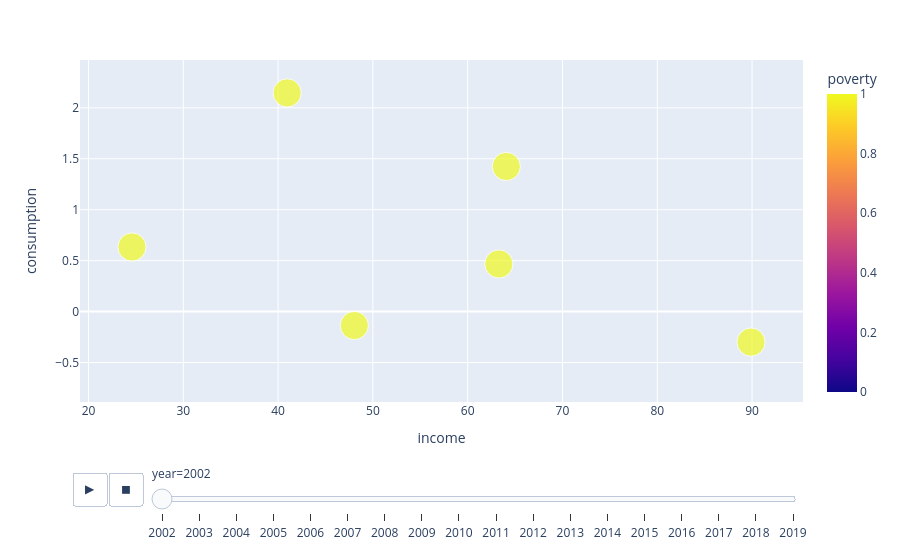

Notebook source saved alongside this figure:
### Code cell
px.scatter(
    hh_panel,
    x="income",
    y="consumption",
    animation_frame="year",
    animation_group="hhid",
    size="poverty",
    hover_name="hhid",
    color="poverty",
)

### Figure 1 — Plotly figure (JSON) as saved in the notebook; plotly's stock layout.template omitted (floating-point values rounded to 4 significant figures)
{"data": [{"hovertemplate": "<b>%{hovertext}</b><br><br>year=2002<br>income=%{x}<br>consumption=%{y}<br>poverty=%{marker.color}<extra></extra>", "hovertext": [0.0, 1.0, 2.0, 3.0, 4.0, 5.0, 6.0, 7.0, 8.0, 9.0], "ids": [0, 1, 2, 3, 4, 5, 6, 7, 8, 9], "legendgroup": "", "marker": {"color": [0.0, 1.0, 0.0, 0.0, 1.0, 1.0, 0.0, 1.0, 1.0, 1.0], "coloraxis": "coloraxis", "size": [0.0, 1.0, 0.0, 0.0, 1.0, 1.0, 0.0, 1.0, 1.0, 1.0], "sizemode": "area", "sizeref": 0.0025, "symbol": "circle"}, "mode": "markers", "name": "", "orientation": "v", "showlegend": false, "type": "scatter", "x": [45.29, 40.96, 41.57, 65.72, 63.29, 48.04, 26.76, 89.89, 64.07, 24.59], "xaxis": "x", "y": [-0.69, 2.146, 1.546, 0.5467, 0.4675, -0.1365, 0.82, -0.2993, 1.424, 0.6342], "yaxis": "y"}], "layout": {"coloraxis": {"colorbar": {"title": {"text": "poverty"}}, "colorscale": [[0, "#0d0887"], [0.1111, "#46039f"], [0.2222, "#7201a8"], [0.3333, "#9c179e"], [0.4444, "#bd3786"], [0.5556, "#d8576b"], [0.6667, "#ed7953"], [0.7778, "#fb9f3a"], [0.8889, "#fdca26"], [1, "#f0f921"]]}, "legend": {"itemsizing": "constant", "tracegroupgap": 0}, "margin": {"t": 60}, "sliders": [{"active": 0, "currentvalue": {"prefix": "year="}, "len": 0.9, "pad": {"b": 10, "t": 60}, "steps": [{"args": [["2002"], {"frame": {"duration": 0, "redraw": false}, "fromcurrent": true, "mode": "immediate", "transition": {"duration": 0, "easing": "linear"}}], "label": "2002", "method": "animate"}, {"args": [["2003"], {"frame": {"duration": 0, "redraw": false}, "fromcurrent": true, "mode": "immediate", "transition": {"duration": 0, "easing": "linear"}}], "label": "2003", "method": "animate"}, {"args": [["2004"], {"frame": {"duration": 0, "redraw": false}, "fromcurrent": true, "mode": "immediate", "transition": {"duration": 0, "easing": "linear"}}], "label": "2004", "method": "animate"}, {"args": [["2005"], {"frame": {"duration": 0, "redraw": false}, "fromcurrent": true, "mode": "immediate", "transition": {"duration": 0, "easing": "linear"}}], "label": "2005", "method": "animate"}, {"args": [["2006"], {"frame": {"duration": 0, "redraw": false}, "fromcurrent": true, "mode": "immediate", "transition": {"duration": 0, "easing": "linear"}}], "label": "2006", "method": "animate"}, {"args": [["2007"], {"frame": {"duration": 0, "redraw": false}, "fromcurrent": true, "mode": "immediate", "transition": {"duration": 0, "easing": "linear"}}], "label": "2007", "method": "animate"}, {"args": [["2008"], {"frame": {"duration": 0, "redraw": false}, "fromcurrent": true, "mode": "immediate", "transition": {"duration": 0, "easing": "linear"}}], "label": "2008", "method": "animate"}, {"args": [["2009"], {"frame": {"duration": 0, "redraw": false}, "fromcurrent": true, "mode": "immediate", "transition": {"duration": 0, "easing": "linear"}}], "label": "2009", "method": "animate"}, {"args": [["2010"], {"frame": {"duration": 0, "redraw": false}, "fromcurrent": true, "mode": "immediate", "transition": {"duration": 0, "easing": "linear"}}], "label": "2010", "method": "animate"}, {"args": [["2011"], {"frame": {"duration": 0, "redraw": false}, "fromcurrent": true, "mode": "immediate", "transition": {"duration": 0, "easing": "linear"}}], "label": "2011", "method": "animate"}, {"args": [["2012"], {"frame": {"duration": 0, "redraw": false}, "fromcurrent": true, "mode": "immediate", "transition": {"duration": 0, "easing": "linear"}}], "label": "2012", "method": "animate"}, {"args": [["2013"], {"frame": {"duration": 0, "redraw": false}, "fromcurrent": true, "mode": "immediate", "transition": {"duration": 0, "easing": "linear"}}], "label": "2013", "method": "animate"}, {"args": [["2014"], {"frame": {"duration": 0, "redraw": false}, "fromcurrent": true, "mode": "immediate", "transition": {"duration": 0, "easing": "linear"}}], "label": "2014", "method": "animate"}, {"args": [["2015"], {"frame": {"duration": 0, "redraw": false}, "fromcurrent": true, "mode": "immediate", "transition": {"duration": 0, "easing": "linear"}}], "label": "2015", "method": "animate"}, {"args": [["2016"], {"frame": {"duration": 0, "redraw": false}, "fromcurrent": true, "mode": "immediate", "transition": {"duration": 0, "easing": "linear"}}], "label": "2016", "method": "animate"}, {"args": [["2017"], {"frame": {"duration": 0, "redraw": false}, "fromcurrent": true, "mode": "immediate", "transition": {"duration": 0, "easing": "linear"}}], "label": "2017", "method": "animate"}, {"args": [["2018"], {"frame": {"duration": 0, "redraw": false}, "fromcurrent": true, "mode": "immediate", "transition": {"duration": 0, "easing": "linear"}}], "label": "2018", "method": "animate"}, {"args": [["2019"], {"frame": {"duration": 0, "redraw": false}, "fromcurrent": true, "mode": "immediate", "transition": {"duration": 0, "easing": "linear"}}], "label": "2019", "method": "animate"}], "x": 0.1, "xanchor": "left", "y": 0, "yanchor": "top"}], "updatemenus": [{"buttons": [{"args": [null, {"frame": {"duration": 500, "redraw": false}, "fromcurrent": true, "mode": "immediate", "transition": {"duration": 500, "easing": "linear"}}], "label": "&#9654;", "method": "animate"}, {"args": [[null], {"frame": {"duration": 0, "redraw": false}, "fromcurrent": true, "mode": "immediate", "transition": {"duration": 0, "easing": "linear"}}], "label": "&#9724;", "method": "animate"}], "direction": "left", "pad": {"r": 10, "t": 70}, "showactive": false, "type": "buttons", "x": 0.1, "xanchor": "right", "y": 0, "yanchor": "top"}], "xaxis": {"anchor": "y", "domain": [0, 1], "title": {"text": "income"}}, "yaxis": {"anchor": "x", "domain": [0, 1], "title": {"text": "consumption"}}}}
